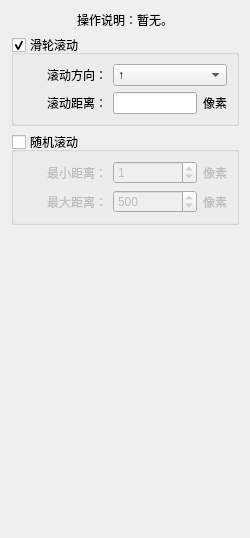
       <widget class="QWidget" name="tab_4">
        <attribute name="title">
         <string>滚轮滑动</string>
        </attribute>
        <layout class="QVBoxLayout" name="verticalLayout_63">
         <item>
          <widget class="QLabel" name="label_90">
           <property name="sizePolicy">
            <sizepolicy hsizetype="Preferred" vsizetype="Preferred">
             <horstretch>0</horstretch>
             <verstretch>0</verstretch>
            </sizepolicy>
           </property>
           <property name="text">
            <string>操作说明：暂无。</string>
           </property>
           <property name="alignment">
            <set>Qt::AlignCenter</set>
           </property>
           <property name="wordWrap">
            <bool>false</bool>
           </property>
           <property name="margin">
            <number>0</number>
           </property>
           <property name="indent">
            <number>-1</number>
           </property>
           <property name="openExternalLinks">
            <bool>false</bool>
           </property>
          </widget>
         </item>
         <item>
          <widget class="QGroupBox" name="groupBox_22">
           <property name="title">
            <string>滑轮滚动</string>
           </property>
           <property name="checkable">
            <bool>true</bool>
           </property>
           <layout class="QVBoxLayout" name="verticalLayout_7">
            <item>
             <layout class="QGridLayout" name="gridLayout_4" columnstretch="4,4,1">
              <item row="1" column="0">
               <widget class="QLabel" name="label_17">
                <property name="text">
                 <string>滚动距离：</string>
                </property>
                <property name="alignment">
                 <set>Qt::AlignRight|Qt::AlignTrailing|Qt::AlignVCenter</set>
                </property>
               </widget>
              </item>
              <item row="0" column="0">
               <widget class="QLabel" name="label_16">
                <property name="text">
                 <string>滚动方向：</string>
                </property>
                <property name="alignment">
                 <set>Qt::AlignRight|Qt::AlignTrailing|Qt::AlignVCenter</set>
                </property>
               </widget>
              </item>
              <item row="1" column="1">
               <widget class="QLineEdit" name="lineEdit_3"/>
              </item>
              <item row="1" column="2">
               <widget class="QLabel" name="label_105">
                <property name="text">
                 <string>像素</string>
                </property>
               </widget>
              </item>
              <item row="0" column="1" colspan="2">
               <widget class="QComboBox" name="comboBox_5">
                <item>
                 <property name="text">
                  <string>↑</string>
                 </property>
                </item>
                <item>
                 <property name="text">
                  <string>↓</string>
                 </property>
                </item>
               </widget>
              </item>
             </layout>
            </item>
           </layout>
          </widget>
         </item>
         <item>
          <widget class="QGroupBox" name="groupBox_29">
           <property name="title">
            <string>随机滚动</string>
           </property>
           <property name="checkable">
            <bool>true</bool>
           </property>
           <property name="checked">
            <bool>false</bool>
           </property>
           <layout class="QVBoxLayout" name="verticalLayout_55">
            <item>
             <layout class="QGridLayout" name="gridLayout_36" columnstretch="4,4,1">
              <item row="0" column="1">
               <widget class="QSpinBox" name="spinBox_16">
                <property name="maximum">
                 <number>999999</number>
                </property>
                <property name="value">
                 <number>1</number>
                </property>
               </widget>
              </item>
              <item row="1" column="1">
               <widget class="QSpinBox" name="spinBox_17">
                <property name="maximum">
                 <number>999999</number>
                </property>
                <property name="value">
                 <number>500</number>
                </property>
               </widget>
              </item>
              <item row="1" column="0">
               <widget class="QLabel" name="label_103">
                <property name="text">
                 <string>最大距离：</string>
                </property>
                <property name="alignment">
                 <set>Qt::AlignRight|Qt::AlignTrailing|Qt::AlignVCenter</set>
                </property>
               </widget>
              </item>
              <item row="0" column="0">
               <widget class="QLabel" name="label_101">
                <property name="text">
                 <string>最小距离：</string>
                </property>
                <property name="alignment">
                 <set>Qt::AlignRight|Qt::AlignTrailing|Qt::AlignVCenter</set>
                </property>
               </widget>
              </item>
              <item row="0" column="2">
               <widget class="QLabel" name="label_104">
                <property name="text">
                 <string>像素</string>
                </property>
               </widget>
              </item>
              <item row="1" column="2">
               <widget class="QLabel" name="label_106">
                <property name="text">
                 <string>像素</string>
                </property>
               </widget>
              </item>
             </layout>
            </item>
           </layout>
          </widget>
         </item>
         <item>
          <spacer name="verticalSpacer_3">
           <property name="orientation">
            <enum>Qt::Vertical</enum>
           </property>
           <property name="sizeHint" stdset="0">
            <size>
             <width>20</width>
             <height>302</height>
            </size>
           </property>
          </spacer>
         </item>
        </layout>
       </widget>
